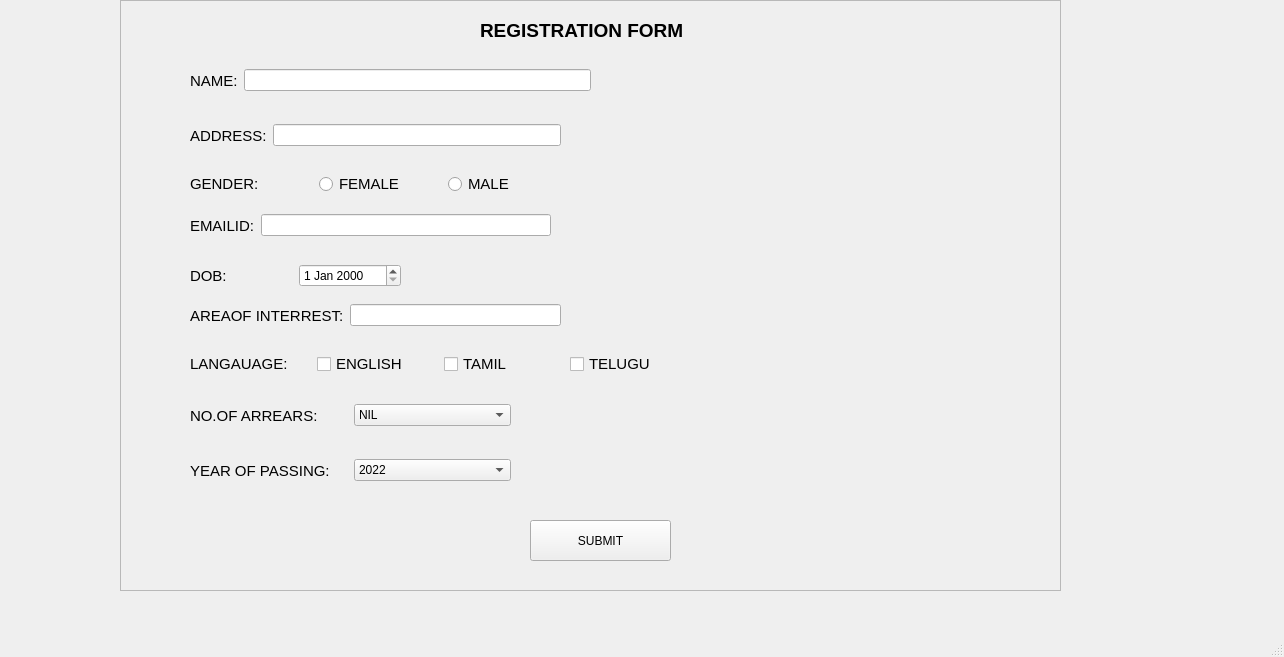
<?xml version="1.0" encoding="UTF-8"?>
<ui version="4.0">
 <class>MainWindow</class>
 <widget class="QMainWindow" name="MainWindow">
  <property name="geometry">
   <rect>
    <x>0</x>
    <y>0</y>
    <width>1284</width>
    <height>657</height>
   </rect>
  </property>
  <property name="windowTitle">
   <string>MainWindow</string>
  </property>
  <widget class="QWidget" name="centralwidget">
   <widget class="QFrame" name="frame">
    <property name="geometry">
     <rect>
      <x>120</x>
      <y>0</y>
      <width>941</width>
      <height>591</height>
     </rect>
    </property>
    <property name="frameShape">
     <enum>QFrame::StyledPanel</enum>
    </property>
    <property name="frameShadow">
     <enum>QFrame::Raised</enum>
    </property>
    <widget class="QLabel" name="label">
     <property name="geometry">
      <rect>
       <x>360</x>
       <y>20</y>
       <width>291</width>
       <height>20</height>
      </rect>
     </property>
     <property name="font">
      <font>
       <pointsize>14</pointsize>
       <weight>75</weight>
       <bold>true</bold>
      </font>
     </property>
     <property name="text">
      <string>REGISTRATION FORM</string>
     </property>
    </widget>
    <widget class="QPushButton" name="pushButton">
     <property name="geometry">
      <rect>
       <x>410</x>
       <y>520</y>
       <width>141</width>
       <height>41</height>
      </rect>
     </property>
     <property name="text">
      <string>SUBMIT</string>
     </property>
    </widget>
    <widget class="QWidget" name="">
     <property name="geometry">
      <rect>
       <x>70</x>
       <y>60</y>
       <width>401</width>
       <height>41</height>
      </rect>
     </property>
     <layout class="QHBoxLayout" name="horizontalLayout">
      <item>
       <widget class="QLabel" name="label_2">
        <property name="font">
         <font>
          <pointsize>11</pointsize>
         </font>
        </property>
        <property name="text">
         <string>NAME:</string>
        </property>
       </widget>
      </item>
      <item>
       <widget class="QLineEdit" name="lineEdit"/>
      </item>
     </layout>
    </widget>
    <widget class="QWidget" name="">
     <property name="geometry">
      <rect>
       <x>70</x>
       <y>210</y>
       <width>361</width>
       <height>31</height>
      </rect>
     </property>
     <layout class="QHBoxLayout" name="horizontalLayout_2">
      <item>
       <widget class="QLabel" name="label_5">
        <property name="font">
         <font>
          <pointsize>11</pointsize>
         </font>
        </property>
        <property name="text">
         <string>EMAILID:</string>
        </property>
       </widget>
      </item>
      <item>
       <widget class="QLineEdit" name="lineEdit_3"/>
      </item>
     </layout>
    </widget>
    <widget class="QWidget" name="">
     <property name="geometry">
      <rect>
       <x>70</x>
       <y>300</y>
       <width>371</width>
       <height>31</height>
      </rect>
     </property>
     <layout class="QHBoxLayout" name="horizontalLayout_3">
      <item>
       <widget class="QLabel" name="label_10">
        <property name="font">
         <font>
          <pointsize>11</pointsize>
         </font>
        </property>
        <property name="text">
         <string>AREAOF INTERREST:</string>
        </property>
       </widget>
      </item>
      <item>
       <widget class="QLineEdit" name="lineEdit_4"/>
      </item>
     </layout>
    </widget>
    <widget class="QWidget" name="">
     <property name="geometry">
      <rect>
       <x>70</x>
       <y>260</y>
       <width>211</width>
       <height>31</height>
      </rect>
     </property>
     <layout class="QHBoxLayout" name="horizontalLayout_4">
      <item>
       <widget class="QLabel" name="label_6">
        <property name="font">
         <font>
          <pointsize>11</pointsize>
         </font>
        </property>
        <property name="text">
         <string>DOB:</string>
        </property>
       </widget>
      </item>
      <item>
       <widget class="QDateEdit" name="dateEdit"/>
      </item>
     </layout>
    </widget>
    <widget class="QWidget" name="">
     <property name="geometry">
      <rect>
       <x>70</x>
       <y>170</y>
       <width>381</width>
       <height>28</height>
      </rect>
     </property>
     <layout class="QHBoxLayout" name="horizontalLayout_5">
      <item>
       <widget class="QLabel" name="label_4">
        <property name="font">
         <font>
          <pointsize>11</pointsize>
         </font>
        </property>
        <property name="text">
         <string>GENDER:</string>
        </property>
       </widget>
      </item>
      <item>
       <widget class="QRadioButton" name="radioButton">
        <property name="font">
         <font>
          <pointsize>11</pointsize>
         </font>
        </property>
        <property name="text">
         <string>FEMALE</string>
        </property>
       </widget>
      </item>
      <item>
       <widget class="QRadioButton" name="radioButton_2">
        <property name="font">
         <font>
          <pointsize>11</pointsize>
         </font>
        </property>
        <property name="text">
         <string>MALE</string>
        </property>
       </widget>
      </item>
     </layout>
    </widget>
    <widget class="QWidget" name="">
     <property name="geometry">
      <rect>
       <x>70</x>
       <y>350</y>
       <width>501</width>
       <height>28</height>
      </rect>
     </property>
     <layout class="QHBoxLayout" name="horizontalLayout_6">
      <item>
       <widget class="QLabel" name="label_7">
        <property name="font">
         <font>
          <pointsize>11</pointsize>
         </font>
        </property>
        <property name="text">
         <string>LANGAUAGE:</string>
        </property>
       </widget>
      </item>
      <item>
       <widget class="QCheckBox" name="checkBox">
        <property name="font">
         <font>
          <pointsize>11</pointsize>
         </font>
        </property>
        <property name="text">
         <string>ENGLISH</string>
        </property>
       </widget>
      </item>
      <item>
       <widget class="QCheckBox" name="checkBox_2">
        <property name="font">
         <font>
          <pointsize>11</pointsize>
         </font>
        </property>
        <property name="text">
         <string>TAMIL</string>
        </property>
       </widget>
      </item>
      <item>
       <widget class="QCheckBox" name="checkBox_3">
        <property name="font">
         <font>
          <pointsize>11</pointsize>
         </font>
        </property>
        <property name="text">
         <string>TELUGU</string>
        </property>
       </widget>
      </item>
     </layout>
    </widget>
    <widget class="QWidget" name="">
     <property name="geometry">
      <rect>
       <x>70</x>
       <y>400</y>
       <width>321</width>
       <height>31</height>
      </rect>
     </property>
     <layout class="QHBoxLayout" name="horizontalLayout_7">
      <item>
       <widget class="QLabel" name="label_8">
        <property name="font">
         <font>
          <pointsize>11</pointsize>
         </font>
        </property>
        <property name="text">
         <string>NO.OF ARREARS:</string>
        </property>
       </widget>
      </item>
      <item>
       <widget class="QComboBox" name="comboBox">
        <item>
         <property name="text">
          <string>NIL</string>
         </property>
        </item>
        <item>
         <property name="text">
          <string>1</string>
         </property>
        </item>
        <item>
         <property name="text">
          <string>2</string>
         </property>
        </item>
        <item>
         <property name="text">
          <string>3</string>
         </property>
        </item>
        <item>
         <property name="text">
          <string>4</string>
         </property>
        </item>
        <item>
         <property name="text">
          <string>MORE THAN 5</string>
         </property>
        </item>
       </widget>
      </item>
     </layout>
    </widget>
    <widget class="QWidget" name="">
     <property name="geometry">
      <rect>
       <x>70</x>
       <y>450</y>
       <width>321</width>
       <height>41</height>
      </rect>
     </property>
     <layout class="QHBoxLayout" name="horizontalLayout_8">
      <item>
       <widget class="QLabel" name="label_9">
        <property name="font">
         <font>
          <pointsize>11</pointsize>
         </font>
        </property>
        <property name="text">
         <string>YEAR OF PASSING:</string>
        </property>
       </widget>
      </item>
      <item>
       <widget class="QComboBox" name="comboBox_2">
        <item>
         <property name="text">
          <string>2022</string>
         </property>
        </item>
        <item>
         <property name="text">
          <string>2023</string>
         </property>
        </item>
        <item>
         <property name="text">
          <string>2024</string>
         </property>
        </item>
       </widget>
      </item>
     </layout>
    </widget>
    <widget class="QWidget" name="">
     <property name="geometry">
      <rect>
       <x>70</x>
       <y>120</y>
       <width>371</width>
       <height>31</height>
      </rect>
     </property>
     <layout class="QHBoxLayout" name="horizontalLayout_9">
      <item>
       <widget class="QLabel" name="label_3">
        <property name="font">
         <font>
          <pointsize>11</pointsize>
         </font>
        </property>
        <property name="text">
         <string>ADDRESS:</string>
        </property>
       </widget>
      </item>
      <item>
       <widget class="QLineEdit" name="lineEdit_2"/>
      </item>
     </layout>
    </widget>
   </widget>
  </widget>
  <widget class="QMenuBar" name="menubar">
   <property name="geometry">
    <rect>
     <x>0</x>
     <y>0</y>
     <width>1284</width>
     <height>26</height>
    </rect>
   </property>
  </widget>
  <widget class="QStatusBar" name="statusbar"/>
 </widget>
 <resources/>
 <connections/>
</ui>
